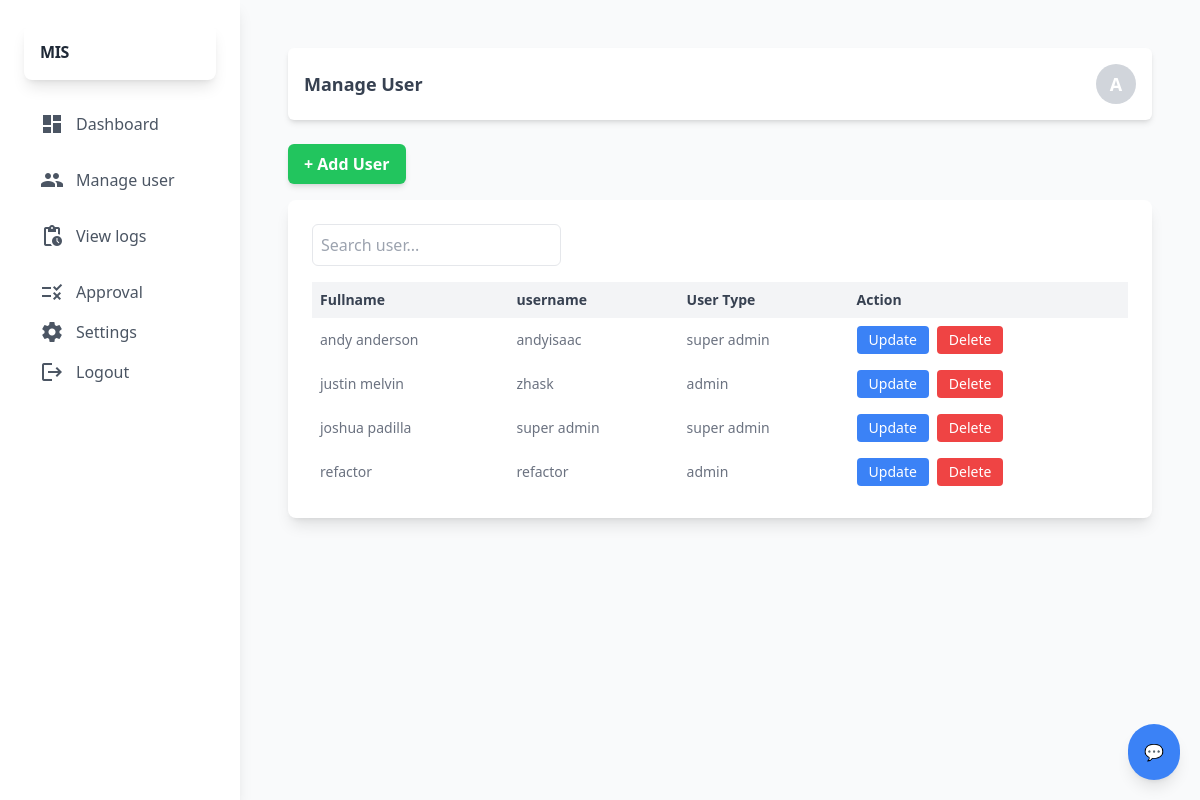
Screenshot of /admin/manage_user.php (signed in) with the database file from the repository.
### tables this page shows
CREATE TABLE `user` (
  `id` int(11) NOT NULL,
  `name` varchar(255) NOT NULL,
  `username` varchar(255) NOT NULL,
  `password` varchar(255) NOT NULL,
  `type` varchar(60) NOT NULL,
  `status` int(11) NOT NULL DEFAULT 1 COMMENT '0=deleted,1=existing'
);

### admin/backend/db.php (called while the page is built, shortened)
<?php
class db_connect
{
    public $host = db_host;
    public $user = db_user;
    public $pass = db_pass;
    public $name = db_name;
    public function connect()
    {
        try {
            $this->conn = new mysqli($this->host, $this->user, $this->pass, $this->name);
        } catch (\Throwable $th) {
            header("Location:setup.php");
        }
    }
}

### admin/backend/class.php (called while the page is built, shortened)
<?php
include ('db.php');
class global_class extends db_connect
{
    public function check_account($user_id ) {
        $query = "SELECT * FROM user WHERE id = $user_id";
        $result = $this->conn->query($query);
        $items = [];
        if ($result && $result->num_rows > 0) {
            while ($row = $result->fetch_assoc()) {
                $items[] = $row;
            }
        }
        return $items;
    }
    public function fetch_all_user(){
        $query = $this->conn->prepare("SELECT * FROM `user` where status='1'");
        if ($query->execute()) {
            $result = $query->get_result();
            return $result;
        }
    }
}

### admin/backend/end-points/user_list.php (the view, shortened to what this page needs)
<?php
$fetch_all_user = $db->fetch_all_user();
if ($fetch_all_user->num_rows>0): ?>
    <?php foreach ($fetch_all_user as $user):
        ?>
       <tr>
            <td class="p-2"><?php echo htmlspecialchars($user['name']); ?></td>
            <td class="p-2"><?php echo htmlspecialchars($user['username']); ?></td>
            <td class="p-2"><?php echo htmlspecialchars($user['type']); ?></td>
            <td class="p-2 flex space-x-2">
                <button class="showUpdateModal TogglerUpdateUser px-3 py-1 bg-blue-500 text-white rounded hover:bg-blue-600"
                data-id="<?= $user['id']; ?>"
                data-name="<?= $user['name']; ?>"
                data-username="<?= $user['username']; ?>"
                data-type="<?= $user['type']; ?>"
                >
                Update</button>
                <button class="TogglerDeleteUser px-3 py-1 bg-red-500 text-white rounded hover:bg-red-600"
                data-id=<?= $user['id']; ?>>
                Delete
            </td>
        </tr>
    <?php endforeach; ?>
<?php else: ?>
    <tr>
        <td colspan="5" class="p-2">No record found.</td>
    </tr>
<?php endif; ?>

### admin/components/header.php (shortened to what this page needs)
<?php
include('backend/class.php');
$db = new global_class();
if (isset($_SESSION['id'])) {
    $admin_id = intval($_SESSION['id']);
    $account = $db->check_account($admin_id);
} else {
   header('location: index.php');
}
?>
<!DOCTYPE html>
<html lang="en">
<head>
  <script src="https://cdn.tailwindcss.com"></script>
  <link rel="stylesheet" href="https://cdnjs.cloudflare.com/ajax/libs/AlertifyJS/1.13.1/css/alertify.css" />
</head>
<body class="bg-gray-100 font-sans antialiased">
  <div class="min-h-screen flex flex-col lg:flex-row">
<aside id="sidebar" class="bg-white shadow-lg w-64 lg:w-1/5 xl:w-1/6 p-6 space-y-6 lg:static fixed inset-y-0 left-0 z-50 transform -translate-x-full lg:translate-x-0 transition-transform duration-300 ease-in-out">
  <div class="flex items-center space-x-4 p-4 bg-white rounded-lg shadow-lg hover:shadow-xl transition-shadow duration-300">
  <h1 class="text-1xl font-bold text-gray-800 tracking-tight text-left lg:text-left hover:text-indigo-600 transition-colors duration-300">MIS</h1>
</div>
  <nav class="space-y-4 text-left lg:text-left">
    <?php if($account[0]['type']=="super admin"){?>
      <a href="dashboard.php" class="flex items-center lg:justify-start space-x-3 text-gray-600 hover:text-blue-500 hover:bg-gray-100 px-4 py-2 rounded-md transition-all duration-300">
          <span class="material-icons">dashboard</span>
          <span>Dashboard</span>
      </a>
        <a href="manage_user.php" class="flex items-center lg:justify-start space-x-3 text-gray-600 hover:text-blue-500 hover:bg-gray-100 px-4 py-2 rounded-md transition-all duration-300">
          <span class="material-icons">group</span>
          <span>Manage user </span>
      </a>
      <a href="view_logs.php" class="flex items-center lg:justify-start space-x-3 text-gray-600 hover:text-blue-500 hover:bg-gray-100 px-4 py-2 rounded-md transition-all duration-300">
          <span class="material-icons">pending_actions</span>
          <span>View logs</span>
      </a>
      <a href="approval.php" class="flex items-center lg:justify-start space-x-3 text-gray-600 hover:text-blue-500 hover:bg-gray-100 px-4 py-2 rounded-md transition-all duration-300">
          <span class="material-icons">rule</span>
          <span>Approval</span>
      </a>
      <?php } ?>
      <a href="settings.php">
          <button class="flex items-center lg:justify-start  space-x-3 text-gray-600 hover:text-red-500 hover:bg-gray-100 px-4 py-2 rounded-md transition-all duration-300">
              <span class="material-icons">settings</span>
              <span>Settings</span>
          </button>
        </a>
      <a href="logout.php">
          <button class="flex items-center lg:justify-start  space-x-3 text-gray-600 hover:text-red-500 hover:bg-gray-100 px-4 py-2 rounded-md transition-all duration-300">
              <span class="material-icons">logout</span>
              <span>Logout</span>
          </button>
        </a>
  </nav>
</aside>
    <main class="flex-1 bg-gray-50 p-8 lg:p-12">

### admin/manage_user.php (shortened to what this page needs)
<?php
include "components/header.php";
?>
<div class="flex justify-between items-center bg-white p-4 mb-6 rounded-md shadow-md">
    <h2 class="text-lg font-semibold text-gray-700">Manage User</h2>
    <div class="w-10 h-10 bg-gray-300 rounded-full flex items-center justify-center text-lg font-bold text-white">
        <?php
        echo substr(ucfirst($account[0]['name']), 0, 1);
        ?>
    </div>
</div>
<div class="flex justify-between items-center mb-4">
    <button id="openAddUserModalBtn"
        class="px-4 py-2 bg-green-500 text-white font-semibold rounded-md shadow-md hover:bg-green-600 transition">
        + Add User
    </button>
</div>
<div class="bg-white rounded-lg shadow-lg p-6">
    <div class="mb-4">
        <input type="text" id="searchInput" class="p-2 border rounded-md" placeholder="Search user...">
    </div>
    <div class="overflow-x-auto">
        <table id="userTable" class="display table-auto w-full text-sm text-left text-gray-500 dark:text-gray-400">
            <thead class="bg-gray-100 text-gray-700">
                <tr>
                    <th class="p-2">Fullname</th>
                    <th class="p-2">username</th>
                    <th class="p-2">User Type</th>
                    <th class="p-2">Action</th>
                </tr>
            </thead>
            <tbody>
                <?php include "backend/end-points/user_list.php"; ?>
            </tbody>
        </table>
    </div>
</div>
<?php
include "components/footer.php";
?>

### admin/components/footer.php (shortened to what this page needs)
 </main>
</div>
<div id="chat-button" class="fixed bottom-5 right-5 bg-blue-500 text-white p-4 rounded-full shadow-lg cursor-pointer hover:bg-blue-600 transition">
    💬
</div>
</body>
</html>

### rows the page displays
user: name "A", name "andy anderson", username "andyisaac", type "super admin"
user: name "justin melvin", username "zhask", type "admin"
user: name "joshua padilla", username "super admin", type "super admin"
user: name "refactor", username "refactor", type "admin"
